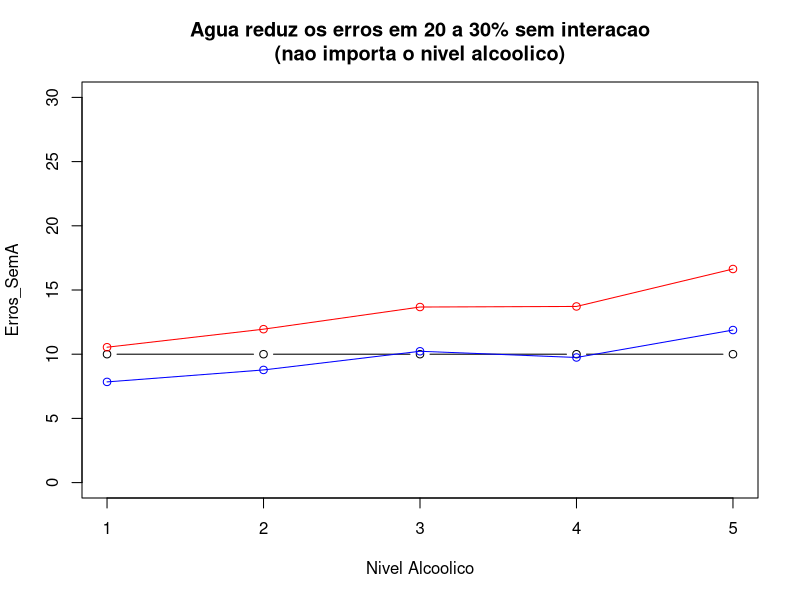
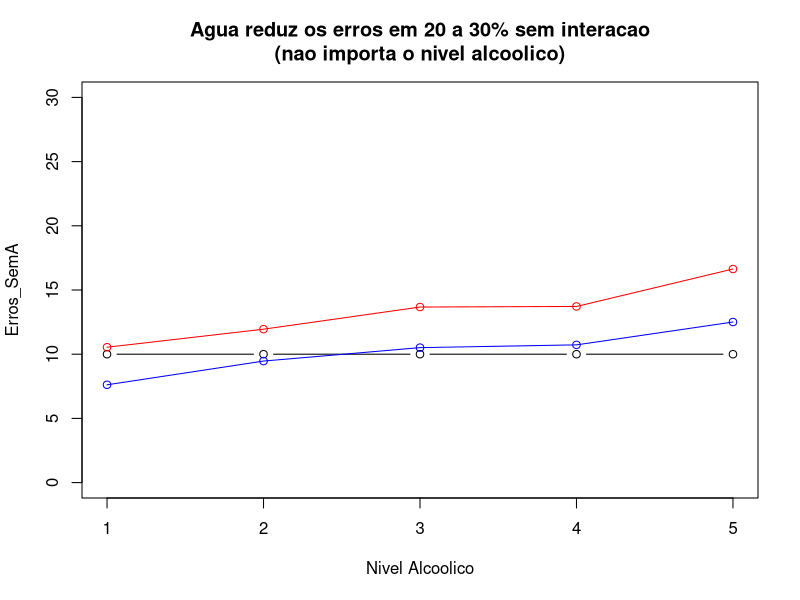
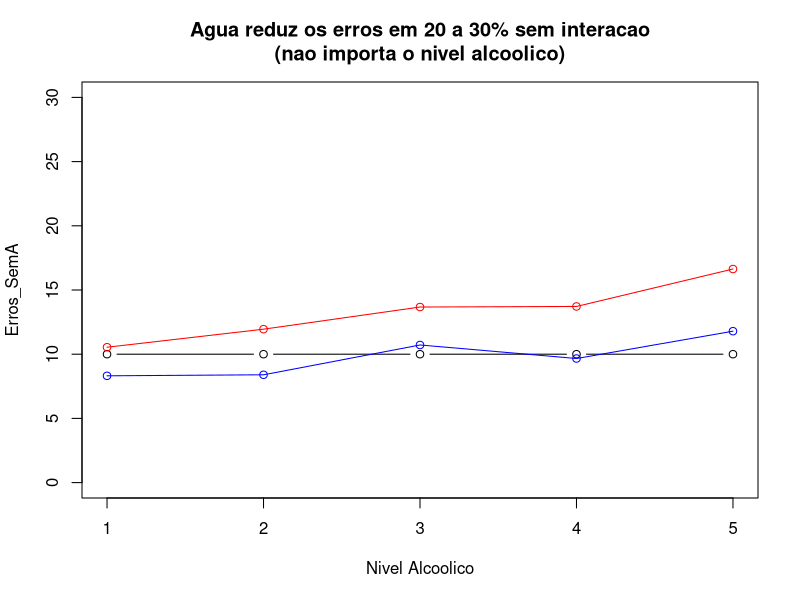
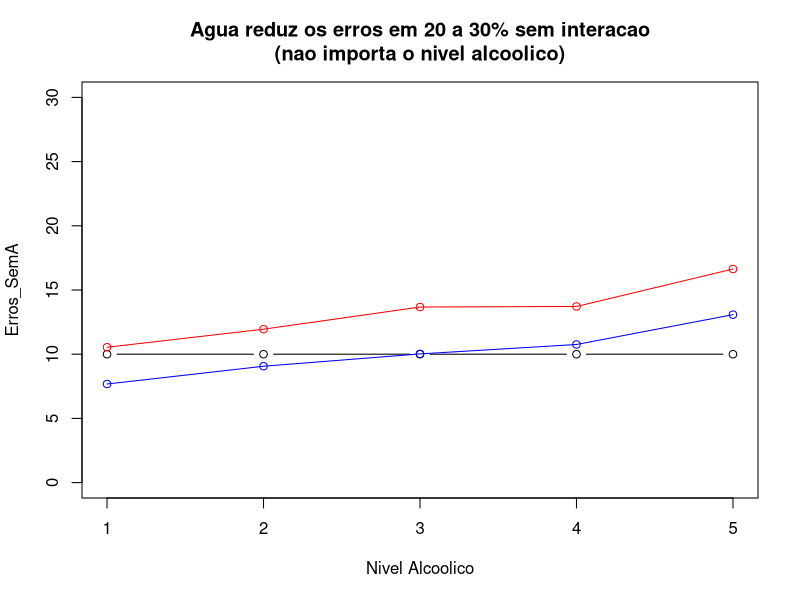
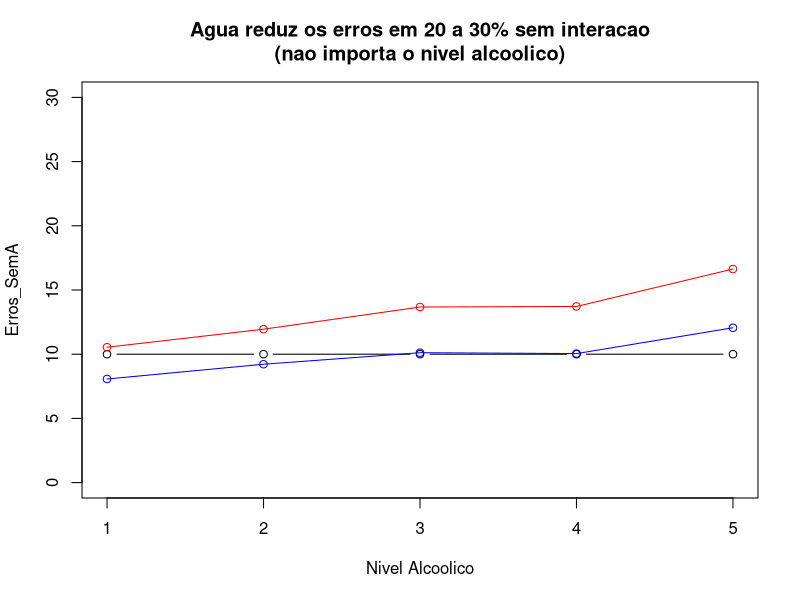
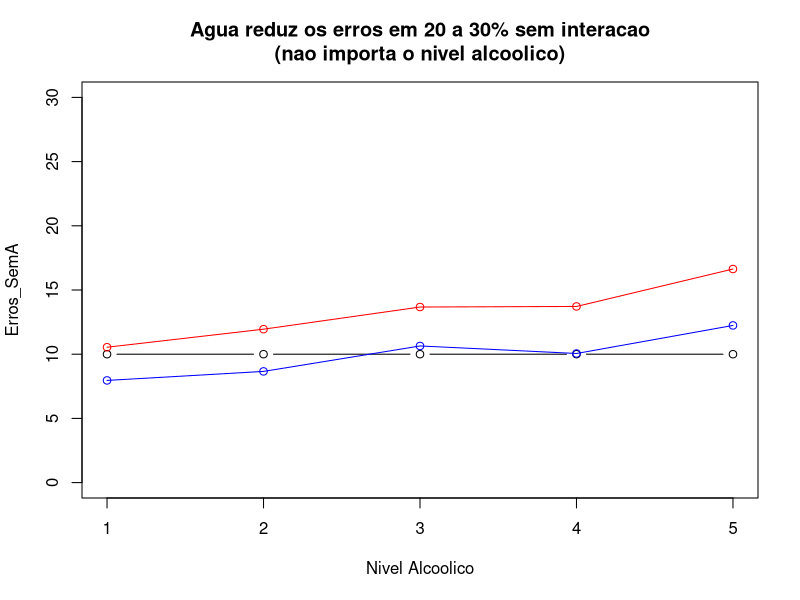
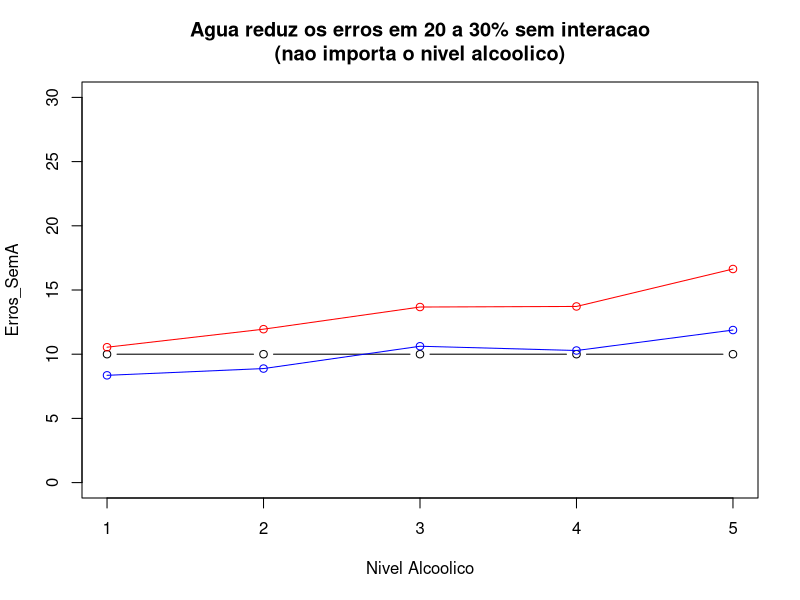
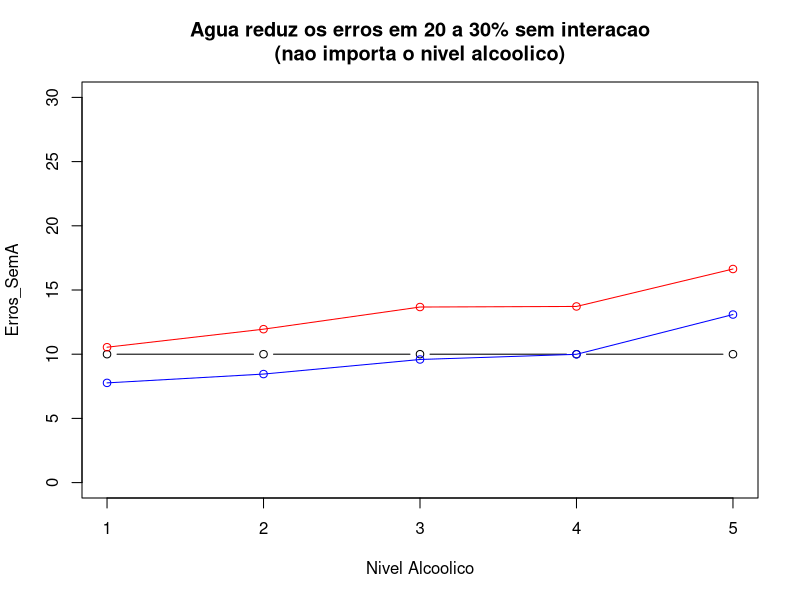

These figures' R source, in order:
#Ensaio: Cafeina e Alcool

Nivel_A <- 1:5
Erros_incA <- 1+0.4*Nivel_A
Erros_SemA <- rep(10,5)
Erros_ComA <- Erros_SemA
Erros_ComA[1] <- Erros_ComA[1]+Erros_incA[1]*runif(1)  
for (n in 2:5)
{
  Erros_ComA[n] <- Erros_ComA[n-1]+Erros_incA[n]*runif(1)  
}

# Agua eh um antidoto putativo
# hidrata, contrabalancando o Alcool
# reduz o efeito em cerca de 20 a 30%
# não importa o nivel alcoolico (sem interacao)
Interacao <- rep(0,5)
for(r in 1:100)
{
  plot(Nivel_A,Erros_SemA,ylim=c(0,30),type="b",
       main="Agua reduz os erros em 20 a 30% sem interacao\n(nao importa o nivel alcoolico)",
       xlab="Nivel Alcoolico")
  lines(Nivel_A,Erros_ComA, col="red")
  points(Nivel_A,Erros_ComA, col="red")
  Erros_ComAComC <- Erros_ComA
  for (n in 1:5)
  {
    Erros_ComAComC[n] <- Erros_ComAComC[n] - Erros_ComAComC[n]*runif(5,0.2+Interacao[n],0.3+Interacao[n])
  }
  lines(Nivel_A,Erros_ComAComC, col="blue")
  points(Nivel_A,Erros_ComAComC, col="blue")
  Sys.sleep(0.2)  
}

# Barbiturico eh um agonista putativo
# reforca o efeito do Alcool
# aumenta o efeito em cerca de 20 a 30%
# (mais eficaz quando o nivel alcoolico é mais alto)
Interacao <- seq(0.05,0.7,length.out = 5)
for(r in 1:100)
{
  plot(Nivel_A,Erros_SemA,ylim=c(0,30),type="b",
       main="Barbiturico aumenta os erros em 20 a 30%\n(pior quanto maior o nivel alcoolico)",
       xlab="Nivel Alcoolico")
  lines(Nivel_A,Erros_ComA, col="red")
  points(Nivel_A,Erros_ComA, col="red")
  Erros_ComAComC <- Erros_ComA
  for (n in 1:5)
  {
    Erros_ComAComC[n] <- Erros_ComAComC[n] + Erros_ComAComC[n]*runif(5,0.2+Interacao[n],0.3+Interacao[n])
  }
  lines(Nivel_A,Erros_ComAComC, col="brown")
  points(Nivel_A,Erros_ComAComC, col="brown")
  Sys.sleep(0.2)  
}

# Super-X eh um antidoto putativo
# aumenta o alerta, contrabalancando o Alcool
# reduz o efeito em cerca de 20 a 30%
# (mais eficaz quando o nivel alcoolico é mais alto)
Interacao <- seq(0.05,0.7,length.out = 5)
for(r in 1:100)
{
  plot(Nivel_A,Erros_SemA,ylim=c(0,30),type="b",
       main="Super-X reduz os erros em 20 a 30% com interacao\n(mais eficaz com maior nivel alcoolico)",
       xlab="Nivel Alcoolico")
  lines(Nivel_A,Erros_ComA, col="red")
  points(Nivel_A,Erros_ComA, col="red")
  Erros_ComAComC <- Erros_ComA
  for (n in 1:5)
  {
    Erros_ComAComC[n] <- Erros_ComAComC[n] - Erros_ComAComC[n]*runif(5,0.2+Interacao[n],0.3+Interacao[n])
  }
  lines(Nivel_A,Erros_ComAComC, col="green")
  points(Nivel_A,Erros_ComAComC, col="green")
  Sys.sleep(0.2)  
}

# Agua eh um antidoto putativo
# hidrata, contrabalancando o Alcool
# reduz o efeito em cerca de 20 a 30%
# (mais eficaz quando o nivel alcoolico é mais baixo)
Interacao <- seq(0.7,0.05,length.out = 5)
Erros_ComAComC2 <- Erros_ComA
for (n in 1:5)
{
  Erros_ComAComC2[n] <- Erros_ComAComC2[n] - Erros_ComAComC2[n]*runif(5,0.2+Interacao[n],0.3+Interacao[n])
}
lines(Nivel_A,Erros_ComAComC2, col="darkgreen")
points(Nivel_A,Erros_ComAComC2, col="darkgreen")
